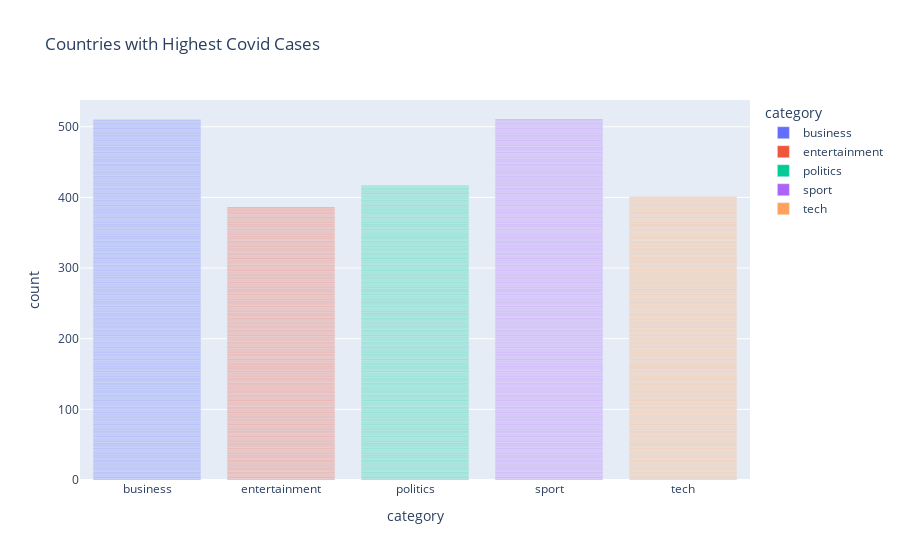

Source (notebook cell):
### Code cell
figure = px.bar(df, x='category',color='category',
            title="Countries with Highest Covid Cases")
figure.show()

### Figure 1 — Plotly figure (JSON) as saved in the notebook; plotly's stock layout.template omitted (floating-point values rounded to 4 significant figures; data arrays with more than 128 entries replaced by an {"elided": "..."} marker saying what was removed)
{"data": [{"alignmentgroup": "True", "hovertemplate": "category=%{x}<br>count=%{y}<extra></extra>", "legendgroup": "business", "marker": {"color": "#636efa", "pattern": {"shape": ""}}, "name": "business", "offsetgroup": "business", "orientation": "v", "showlegend": true, "textposition": "auto", "type": "bar", "x": {"elided": "510 str values"}, "xaxis": "x", "y": {"elided": "510 int values"}, "yaxis": "y"}, {"alignmentgroup": "True", "hovertemplate": "category=%{x}<br>count=%{y}<extra></extra>", "legendgroup": "entertainment", "marker": {"color": "#EF553B", "pattern": {"shape": ""}}, "name": "entertainment", "offsetgroup": "entertainment", "orientation": "v", "showlegend": true, "textposition": "auto", "type": "bar", "x": {"elided": "386 str values"}, "xaxis": "x", "y": {"elided": "386 int values"}, "yaxis": "y"}, {"alignmentgroup": "True", "hovertemplate": "category=%{x}<br>count=%{y}<extra></extra>", "legendgroup": "politics", "marker": {"color": "#00cc96", "pattern": {"shape": ""}}, "name": "politics", "offsetgroup": "politics", "orientation": "v", "showlegend": true, "textposition": "auto", "type": "bar", "x": {"elided": "417 str values"}, "xaxis": "x", "y": {"elided": "417 int values"}, "yaxis": "y"}, {"alignmentgroup": "True", "hovertemplate": "category=%{x}<br>count=%{y}<extra></extra>", "legendgroup": "sport", "marker": {"color": "#ab63fa", "pattern": {"shape": ""}}, "name": "sport", "offsetgroup": "sport", "orientation": "v", "showlegend": true, "textposition": "auto", "type": "bar", "x": {"elided": "511 str values"}, "xaxis": "x", "y": {"elided": "511 int values"}, "yaxis": "y"}, {"alignmentgroup": "True", "hovertemplate": "category=%{x}<br>count=%{y}<extra></extra>", "legendgroup": "tech", "marker": {"color": "#FFA15A", "pattern": {"shape": ""}}, "name": "tech", "offsetgroup": "tech", "orientation": "v", "showlegend": true, "textposition": "auto", "type": "bar", "x": {"elided": "401 str values"}, "xaxis": "x", "y": {"elided": "401 int values"}, "yaxis": "y"}], "layout": {"barmode": "relative", "legend": {"title": {"text": "category"}, "tracegroupgap": 0}, "title": {"text": "Countries with Highest Covid Cases"}, "xaxis": {"anchor": "y", "categoryarray": ["business", "entertainment", "politics", "sport", "tech"], "categoryorder": "array", "domain": [0, 1], "title": {"text": "category"}}, "yaxis": {"anchor": "x", "domain": [0, 1], "title": {"text": "count"}}}}
